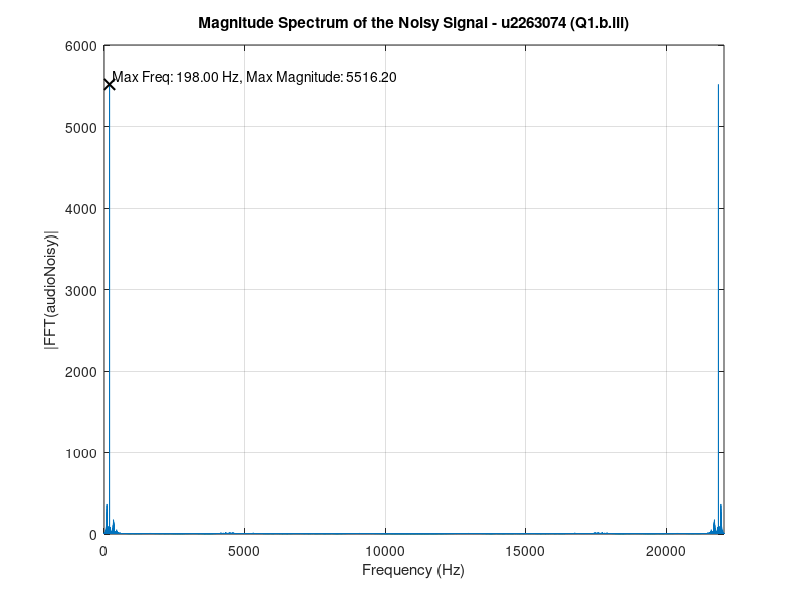

MATLAB code to generate this figure: (Note: this script raises an error after producing the figure.)
function Answers = u2263074_lab()
%% ES3C5 lab submission template v1.0
%
% Please DO NOT change this header
% Please DO NOT change any code in this top-level function
% Please DO NOT change function or subfunction arguments (Input OR Output)
% DO Change function name above to u<ID>_lab(), where <ID> is your student #

% ES3C5 / ES98G 2024-2025 Lab Assignment
% Module Leader: Viji Ahanathapillai
% Modify the SUBFUNCTIONS below with the code needed to determine or
% demonstrate the answers requested.

% See the Briefing Sheet for full instructions.

% Initialise answer structure
Answers = [];

%% Template call (dummy)
Q0();

%% Remaining Calls
Answers.Q1 = Q1Fun();
Answers.Q2 = Q2Fun();
Answers.Q3 = Q3Fun();

end

%% Template Question on hypotenuse length
% This subfunction is a sample to demonstrate what is expected for comments
function c0 = Q0()
% Please DO NOT change function arguments (input OR output)
% Assign answer to c0 (double value)

% Define triangle lengths
a0 = 2; % 1st side
b0 = 1; % 2nd side

% Find length of hypothenuse
c0 = sqrt(a0^2 + b0^2); % Pythagorean theorem to find 3rd side

end

%%
%%%%%%%%%%%%%%%%%%% Start Modifying Below %%%%%%%%%%%%%%%%%%%%%%%%%%%%%%%%


%% Q1 Audio Signal Processing
% Figures created must be labelled and copied to u<ID>_lab.docx
function Q1 = Q1Fun()
% Please DO NOT change function arguments above (input OR output)
% You must call a plotting function but you can label it manually.

    % Initialising outputs to guarantee they exist (unless you delete them)
    % Please DO NOT modify or move the code below
  

    Q1.audioInput =[];% Q1 part (a)
    Q1.audioNoisy = []; % Q1 part (b)
    Q1.FFTNoisy = []; % Q1 part (b)

    Q1.h = []; % Q1 part (c)
    Q1.filteredAudio = []; % Q1 part (c)

    Q1.audioChorus = []; % Q1 part (d)
    % Please DO NOT modify or move the code above
    
    %% Start your Q1 code here
    % DO NOT REMOVE OR MOVE THIS IF STATEMENT
    % WRITE YOUR CODE INSIDE THIS IF STATEMENT
    if exist('u2263074_lab_Audio.mat', 'file') == 2 ... % Update with your student ID
        && exist('u2263074_lab_signals.mat', 'file') == 2 % Update with your student ID

        load('u2263074_lab_Audio.mat', 'audioRaw') % Update with your student ID
        load('u2263074_lab_signals.mat', 'n1') % Update with your student ID
        %%
        % Q1 part (a)
        Q1.audioInput =audioRaw;
        %%
        % Q1 part (b)
        % i)
        % Add noise to the clean signal
        Q1.audioNoisy = audioRaw + n1;
        
        % ii)
        % Calculate the FFT of the noisy signal
        Q1.FFTNoisy = fft(Q1.audioNoisy);
        
        % iii)
        % Define Sampling Frequency in Hz
        fs = 22050;
        
        % Compute the frequency vector
        N = length(Q1.audioNoisy); % Number of samples
        frequencies = (0:N-1)*(fs/N); % Frequency vector in Hz
        
        % Compute magnitude of the FFT
        magnitudeFFT = abs(Q1.FFTNoisy);
        
        % Plot the magnitude of the FFT
        figure;
        plot(frequencies, magnitudeFFT);
        xlim([0, 22050]); % Set frequency range to [0, 22050) Hz
        title('Magnitude Spectrum of the Noisy Signal - u2263074 (Q1.b.iii)');
        xlabel('Frequency (Hz)');
        ylabel('|FFT(audioNoisy)|');
        grid on;
        
        % iv)
        % Find the index of the largest frequency component
        [~, maxIndex] = max(magnitudeFFT);
        maxFrequency = frequencies(maxIndex); % Frequency corresponding to the max magnitude
        maxMagnitude = magnitudeFFT(maxIndex); % Magnitude at the max frequency
        
        % Annotate the plot with the largest frequency component and its magnitude
        text(maxFrequency, maxMagnitude, sprintf(' Max Freq: %.2f Hz, Max Magnitude: %.2f', maxFrequency, maxMagnitude), ...
            'VerticalAlignment', 'bottom', 'HorizontalAlignment', 'left', 'Color', 'black', 'FontSize', 10);
        hold on;
        plot(maxFrequency, maxMagnitude, 'kx', 'MarkerSize', 8, 'LineWidth', 1.5);
        hold off;
        %%
        %Q1 part(c)
        
        % ii)
        % Define stopband
        stopbandWidth = 40; % Stopband width (±20 Hz around the largest frequency component)
        
        % Define stopband edges
        stopbandEdge1 = maxFrequency - stopbandWidth / 2;
        stopbandEdge2 = maxFrequency + stopbandWidth / 2;
        
        % Design band-stop filter
        [~, dFilt] = bandstop(Q1.audioNoisy, [stopbandEdge1, stopbandEdge2], fs, ImpulseResponse="fir");
        
        % Compute and assign impulse response
        [Q1.h, ~] = impz(dFilt); 
        
        % iii)
        % Frequency Response Plot (Zoomed and Full Spectrum)
        [h, freqRange] = freqz(dFilt, 2 * fs, fs);

        % Full Frequency Response Plot
        figure;
        plot(freqRange, 20*log10(abs(h)), 'LineWidth', 1); % 20*log10 applied to get dB
        hold on;
        plot([stopbandEdge1, stopbandEdge1], [-138, 10], 'g--', 'LineWidth', 1.5); % Start of stopband
        plot([stopbandEdge2, stopbandEdge2], [-138, 10], 'g--', 'LineWidth', 1.5); % End of stopband
        title('Frequency Response of Band-Stop Filter - u2263074 (Q1.c.iii)');
        xlabel('Frequency (Hz)');
        ylabel('Magnitude (dB)');
        grid on;
        hold off;
        
        % Zoomed-In Frequency Response Plot
        figure;
        plot(freqRange, 20*log10(abs(h)), 'LineWidth', 1);
        hold on;
        plot([stopbandEdge1, stopbandEdge1], [-138, 10], 'g--', 'LineWidth', 1.5); % Start of stopband
        plot([stopbandEdge2, stopbandEdge2], [-138, 10], 'g--', 'LineWidth', 1.5); % End of stopband
        plot(198, -75.8037, 'ko', 'LineWidth', 1); % Maximum attenuation marker
        text(200, -70, '198 Hz', 'HorizontalAlignment', 'left'); % Add text label
        cutOffFreq1 = find(freqRange >= stopbandEdge1, 1); % Closest to stopband start
        cutOffFreq2 = find(freqRange >= stopbandEdge2, 1); % Closest to stopband end
        plot(freqRange(cutOffFreq1), 20*log10(abs(h(cutOffFreq1))), 'kx', 'LineWidth', 2);
        plot(freqRange(cutOffFreq2), 20*log10(abs(h(cutOffFreq2))), 'kx', 'LineWidth', 2);
        
        xlim([stopbandEdge1 - 20, stopbandEdge2 + 20]); % Adjusted zoom range around the stopband
        ylim([-150, 60]); % Adjusted vertical range for better visibility
        legend('Frequency Response', 'Stopband Start', 'Stopband End', ...
               'Max Attenuation: -75.8 dB', 'Cutoff Freq 1: 178 Hz', 'Cutoff Freq 2: 218 Hz');
        title('Frequency Response of Band-Stop Filter - u2263074 (Q1.c.iii)');
        xlabel('Frequency (Hz)');
        ylabel('Magnitude (dB)');
        grid on;
        hold off;
                    
        % v) Filter the noisy signal
        Q1.filteredAudio = filter(dFilt, Q1.audioNoisy);

        % vi) Time-Domain Plot
        timeAudio1 = (0:length(Q1.audioNoisy) - 1) / fs; % Creates time vector in seconds
        
        figure;
        plot(timeAudio1, Q1.audioNoisy, 'r', 'LineWidth', 1);
        hold on;
        plot(timeAudio1, Q1.filteredAudio, 'g', 'LineWidth', 1);
        title('Noisy vs. Filtered Signal - u2263074 (Q1.c.vi)');
        xlabel('Time (s)');
        ylabel('Amplitude');
        legend('Noisy Audio', 'Filtered Audio');
        grid on;
        hold off;
        
        %%
        %Q1 part(d)
        % i)

        % Define parameters
        D1 = 551;           % Base delay time for the first chorus in samples
        D2 = 772;           % Base delay time for the second chorus in samples
        a1 = 0.44;          % Amplitude scaling factor for the first chorus
        a2 = 0.24;          % Amplitude scaling factor for the second chorus
        modulationFrequency = 1.5; % Modulation frequency in Hz
        N = length(Q1.audioInput); % Number of samples in the input signal
        timeAudio2 = (0:N-1) / fs;  % Time vector in seconds
        
        % Initialise output signal
        Q1.audioChorus = zeros(N, 1);
        
        % Precompute modulations
        mod1 = round(5 * sin(2 * pi * modulationFrequency * timeAudio2));       % Modulation for first delay
        mod2 = round(10 * sin(2 * pi * modulationFrequency * timeAudio2 + pi/2)); % Modulation for second delay
        
        % Precompute time-varying delays
        delay1 = D1 + mod1; % Total delay for the first component
        delay2 = D2 + mod2; % Total delay for the second component
        
        % Apply the chorus effect using a for-loop
        for n = 1:N
            % Check bounds for delay1
            if n - delay1(n) >= 1
                delayed1 = Q1.audioInput(n - delay1(n));
            else
                delayed1 = 0; % Out-of-bounds access handled
            end
        
            % Check bounds for delay2
            if n - delay2(n) >= 1
                delayed2 = Q1.audioInput(n - delay2(n));
            else
                delayed2 = 0; % Out-of-bounds access handled
            end
        
            % Combine the original signal with delayed components
            Q1.audioChorus(n) = Q1.audioInput(n) + a1 * delayed1 + a2 * delayed2;
        end
        
        % ii)
        % Plot the original and chorus-enhanced signals
        figure;
        plot(timeAudio2, Q1.audioInput, 'k', 'LineWidth', 1, 'DisplayName', 'Original Signal');
        hold on;
        plot(timeAudio2, Q1.audioChorus, 'r', 'LineWidth', 1, 'DisplayName', 'Chorus Effect');
        xlabel('Time (s)');
        ylabel('Amplitude');
        title('Clean Audio Signal vs Chorus Effect - u2263074 (Q1.d.ii)');
        legend show;
        grid on;
        hold off;
       
    end

end

%% Q2 Filter Design
% Figures created must be labelled and copied to u<ID>_lab.docx
function Q2 = Q2Fun()
% Please DO NOT change function arguments above (input OR output)
% You must call a plotting function but you can label it manually.

    % Initialising outputs to guarantee they exist (unless you delete them)
    % Please DO NOT modify code below
    
    Q2.filterOrder = []; % Q2 part (a)
    Q2.a = []; % Q2 part (a)
    Q2.b = []; % Q2 part (a)
    
    % Please DO NOT modify code above
    
    %% Start your Q2 code here
    % DO NOT REMOVE OR MOVE THIS IF STATEMENT
    % WRITE YOUR CODE INSIDE THIS IF STATEMENT
   
    %Q2 part(a)
    % i)
    % Parameters
    fs = 12000; % Sampling frequency in Hz 
    fo = 1500; % Target interference frequency in Hz
    tbStart = 15; % Transition band start (Hz)
    tbStop = 1; % Transition band stop (Hz)
    Rp = 1.6; % Maximum passband ripple in dB
    Rs = 44; % Maximum stopband attenuation in dB
    
    % Nyquist frequency
    fNyq = fs / 2;
    
    % Normalised frequencies
    fPass1 = (fo - tbStart) / fNyq; % Start of passband (normalised)
    fStop1 = (fo - tbStop) / fNyq;  % Start of stopband (normalised)
    fPass2 = (fo + tbStart) / fNyq; % End of passband (normalised)
    fStop2 = (fo + tbStop) / fNyq;  % End of stopband (normalised)
    
    % iii)
    % Filter order calculation using Chebyshev Type II
    [Q2.filterOrder, ~] = cheb2ord([fPass1, fPass2], [fStop1, fStop2], Rp, Rs);
    
    % Design the filter using Chebyshev Type II
    [Q2.b, Q2.a] = cheby2(Q2.filterOrder, Rs, [fStop1, fStop2], 'stop');

    %%
    %Q2 part(b)
    % i)
   
    % Frequency response calculation with high resolution
    [freqResp, w] = freqz(Q2.b, Q2.a, 2 * fs, fs); % Computes high-resolution frequency response
    
    % Full-range Magnitude and Phase Response Plot
    figure;
    subplot(2, 1, 1); % Magnitude Response
    plot(w, 20 * log10(abs(freqResp))); % Plot magnitude in dB
    xlabel('Frequency (Hz)');
    ylabel('Magnitude (dB)');
    title('Magnitude Response of the Filter - u2263074 (Q2.b.i)');
    grid on;
    xlim([500, 2500]);
    ylim([-65, 10]);
    
    % Annotate passband and stopband frequencies
    hold on;
    plot([fo - tbStart, fo - tbStart], [-60, 5], 'k--', 'LineWidth', 1); % Passband start
    plot([fo + tbStart, fo + tbStart], [-60, 5], 'k--', 'LineWidth', 1); % Passband end
    plot([fo - tbStop, fo - tbStop], [-60, 5], 'r--', 'LineWidth', 1); % Stopband start
    plot([fo + tbStop, fo + tbStop], [-60, 5], 'r--', 'LineWidth', 1); % Stopband end
    legend('Magnitude Response', 'Passband Start', 'Passband End', 'Stopband Start', 'Stopband End');
    hold off;
    
    % Phase Response
    subplot(2, 1, 2);
    plot(w, angle(freqResp)); % Phase response in radians
    xlabel('Frequency (Hz)');
    ylabel('Phase (radians)');
    title('Phase Response of the Filter');
    grid on;
    xlim([500, 2500]);
    
    % ii)

    % Zoomed-in Magnitude and Phase Response Plot
    figure;
    subplot(2, 1, 1); % Zoomed-in Magnitude Response
    magnitudeR=plot(w, 20 * log10(abs(freqResp)));
    xlabel('Frequency (Hz)');
    ylabel('Magnitude (dB)');
    title('Magnitude Response of the Filter - u2263074 (Q2.b.ii)');
    grid on;
    xlim([1470, 1540]); % Focus on the stopband range
    ylim([-65, 10]);
    
    % Annotate stopband attenuation and cutoff frequencies
    hold on;
    attenPoint = plot(fo, -Rs, 'mo', 'LineWidth', 1); % Attenuation point at fo
    text(fo+1.3, -Rs, '-44 dB', 'HorizontalAlignment', 'left'); % Add text label near attenuation point

    passB1=plot([fo - tbStart, fo - tbStart], [-60, 5], 'k--', 'LineWidth', 1); % Passband start
    passB2=plot([fo + tbStart, fo + tbStart], [-60, 5], 'k--', 'LineWidth', 1); % Passband end
    stopB1=plot([fo - tbStop, fo - tbStop], [-60, 5], 'r--', 'LineWidth', 1); % Stopband start
    stopB2=plot([fo + tbStop, fo + tbStop], [-60, 5], 'r--', 'LineWidth', 1); % Stopband end
    cutoffFreq1 = plot(1491, -3, 'go', 'LineWidth', 1.5); % -3dB cutoff Freq 1
    cutoffFreq2 = plot(1509, -3, 'go', 'LineWidth', 1.5); % -3dB cutoff Freq 2
    text(1491+1.3, -3, '1491 Hz', 'HorizontalAlignment', 'left'); % Add text label near -3dB cutoff Freq 1
    text(1509-1.3, -3, '1509 Hz', 'HorizontalAlignment', 'right'); % Add text label near -3dB cutoff Freq 2
    legend([magnitudeR, passB1, passB2, stopB1, stopB2, attenPoint, cutoffFreq1, cutoffFreq2],...
           'Magnitude Response', 'Passband Start', 'Passband End', 'Stopband Start', 'Stopband End',...
           'Attenuation: -44dB', 'Cutoff Freq 1: 1491 Hz', 'Cutoff Freq 2: 1509 Hz');
    hold off;
    
    % Zoomed-in Phase Response
    subplot(2, 1, 2);
    plot(w, angle(freqResp));
    xlabel('Frequency (Hz)');
    ylabel('Phase (radians)');
    title('Phase Response of the Filter');
    grid on;
    xlim([1470, 1530]); % Focus on the stopband range

end

%% Q3 Estimating Unknown Signal
function Q3 = Q3Fun()
% Please DO NOT change function arguments (input OR output)

    % Initialising outputs to guarantee they exist (unless you delete them)
    % Please DO NOT modify code below
    Q3.Obs = []; % Q3 part (a)

    Q3.param = []; % Q3 part (b)

    Q3.yHat = []; % Q3 part (c)

    Q3.mse = []; % Q3 part (d)

    Q3.yFFT = []; % Q3 part (e)
    Q3.fRange = []; % Q3 part (e)
    Q3.yHatFFT = []; % Q3 part (e)
    % Please DO NOT modify code above
    %%
    % DO NOT REMOVE THIS IF STATEMENT
    % WRITE YOUR CODE INSIDE THIS IF STATEMENT
    if exist('u2263074_lab_signals.mat', 'file') == 2 % Update with your student ID
        load('u2263074_lab_signals.mat', 'T') % Update with your student ID

    T_noisy = T; 
    
    % Sampling interval
    Ts = 0.045;
    
    % Time vector
    num_samples = length(T_noisy);
    time_vector = (0:Ts:(num_samples-1)*Ts);
    
    % Q3 part(a): Construct the observation matrix Θ
    Q3.Obs = [(1 - exp(-0.19.* time_vector))'  (exp(-0.24.* time_vector) .* cos(14.16.*time_vector))' (sin(47.20.* time_vector))'];

    % Q3 part(b): Parameter Estimation using Least Squares
    Q3.param = Q3.Obs \ T_noisy; 
    
    % Q3 part(c): Temperature Prediction
    Q3.yHat = Q3.Obs * Q3.param; 
    
    % Q3 part(d): Model Error Calculation (MSE)
    Q3.mse = mean((T_noisy - Q3.yHat).^2);
    
    % Q3 part(e): Frequency Domain Analysis
    % i) Compute the FFT of the noisy temperature data
    Q3.yFFT = fft(T_noisy); 
    
    % ii) Compute the FFT of the predicted temperature data
    Q3.yHatFFT = fft(Q3.yHat); 
    
    % iii) Create a frequency vector associated with the FFT results
    sFreq = 1 / Ts; % Sampling frequency
    Q3.fRange = (0:num_samples-1) * (sFreq / num_samples); % Frequency vector

    % iv) Plot the magnitude spectra of both Q3.yFFT and Q3.yHatFFT
    figure;
    % Plot FFT Magnitudes
    noisyP = plot(Q3.fRange, abs(Q3.yFFT), 'k', 'LineWidth', 1); hold on;
    predictedP = plot(Q3.fRange, abs(Q3.yHatFFT), 'r--', 'LineWidth', 1);
    
    % Add labeled markers for key magnitudes 
    predM1 = plot(0, 1368.63, 'rx', 'LineWidth', 1.5);
    predM2 = plot(2.25, 1060.54, 'rx', 'LineWidth', 1.5); 
    inM1 = plot(0, 1368.63, 'ko', 'LineWidth', 2.5);
    inM2 = plot(2.25, 1060.54, 'ko', 'LineWidth', 2.5); 
    inM3 = plot(5.446, 1127.22, 'ko', 'LineWidth', 2.5);

    % Plot Title, Labels, and Legend
    title('Magnitude Spectrum of Noisy and Predicted Temperature Data - u2263074 (Q3.e.iv)');
    xlabel('Frequency (Hz)');
    ylabel('Magnitude');
    text(0.5, 1368.63, '0 Hz', 'HorizontalAlignment', 'left'); % Add text label
    text(2.75, 1060.54, '2.25 Hz', 'HorizontalAlignment', 'left'); % Add text label
    text(5.946, 1127.22, '5.446 Hz', 'HorizontalAlignment', 'left'); % Add text label
    legend([noisyP, predictedP, inM1, inM2, inM3, predM1, predM2], ...
           'Noisy Data', 'Predicted Data', ...
           'Input Magnitude 1: 1368.63', 'Input Magnitude 2: 1060.54', 'Input Magnitude 3: 1127.22', ...
           'Predicted Magnitude 1: 1368.63', 'Predicted Magnitude 2: 1060.54');
    
    % Set axis limits
    xlim([0, sFreq]); % Limit frequency range
    ylim([0, 1700]);    % Limit magnitude range
    hold off;
    end
end
